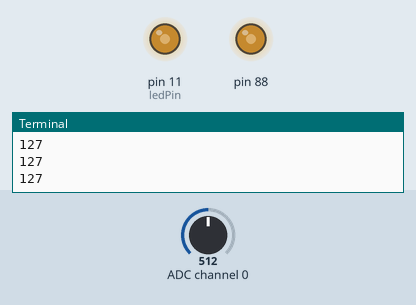
The program below on a simulated Raspberry Pi (header pin numbers). On the bench: output pins drawn as LEDs (lit = HIGH), the last lines printed to the terminal. The inputs (shaded band) are chosen by the test bench; at power-on: ADC channel 0 = 512 (analog values on the 0–1023 scale).

Above: at 1.2 s.
1.3 s: ADC channel 0 set to 716
At 1.8 s:
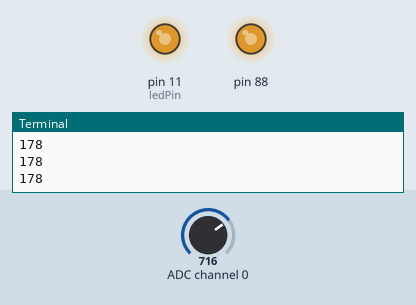
2.9 s: ADC channel 0 set to 900
At 3.5 s:
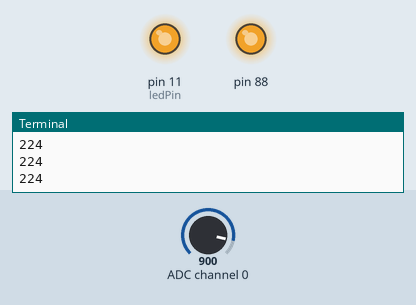
4.5 s: ADC channel 0 set to 122
At 5.2 s:
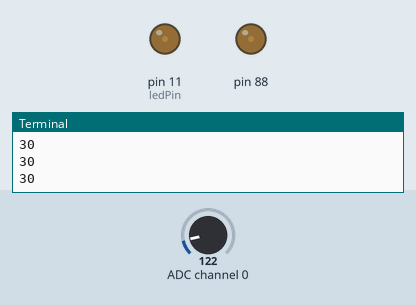
6.1 s: ADC channel 0 set to 0
At 6.9 s:
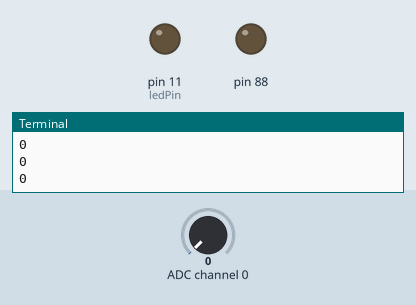
7.7 s: ADC channel 0 set to 511
At 8.6 s:
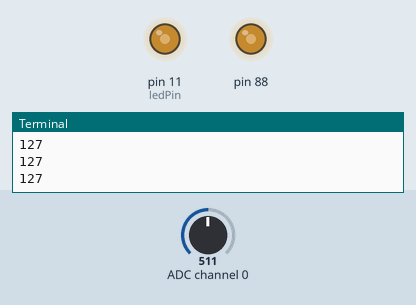
Timing chart, 0 to 10.3 s (numbered marks = the images above; inputs shaded):
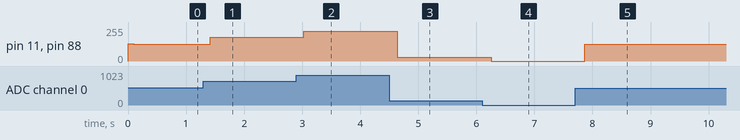

The program:

SOFTLIGHT.py
```python
import smbus
import RPi.GPIO as GPIO
import time
#make sure you are connecting potentiometer with (-)(1)--variable to (2) and last point to (+)
# wiring is crucial as sometimes pin numbers may be confusing

# I was not able to detect i2C due to wiring error.
# need to retake look and after correcting pot wiring I was
# able to detect $> i2cdetect -y 1 at 0X48


address = 0x48
bus= smbus.SMBus(1)
ledPin = 11
cmd = 0x40

def setup():
    global p
    GPIO.setmode(GPIO.BOARD)
    GPIO.setup(ledPin, GPIO.OUT)
    GPIO.output(ledPin, GPIO.LOW)
    p = GPIO.PWM(ledPin, 1000)
    p.start(0)


def analogRead(channel):
    value = bus.read_byte_data(address, cmd+channel)
    return value

def analogWrite(value):
    bus.write_byte_data(address, cmd, value)

def loop():
    while True:
        value = analogRead(0)
        print(value)
        analogWrite(value)
#        voltage = value/255.0 * 3.3 # this is calculated based on vcc
#       print("Digital Value:%.2f",voltage)

        #print("ADC value: %d, Val: %.2f" %(value. voltage))
        p.ChangeDutyCycle(value*100/255)
        time.sleep(0.1)

def destroy():
    bus.close()
    GPIO.cleanup()

if __name__== "__main__" :
    print("Program Started")
    setup() # do not miss this if you are using previous code
    try:
        loop()
    except KeyboardInterrupt:
        destroy()
```

Measured:
- after the input at 1.3 s, pin 11 (ledPin), pin 88: 127/255 → 178/255 after 0.11 s
- after the input at 2.9 s, pin 11 (ledPin), pin 88: 178/255 → 224/255 after 0.13 s
- after the input at 4.5 s, pin 11 (ledPin), pin 88: 224/255 → 30/255 after 0.14 s
- after the input at 6.1 s, pin 11 (ledPin), pin 88: 30/255 → 0/255 after 0.15 s
- after the input at 7.7 s, pin 11 (ledPin), pin 88: 0/255 → 127/255 after 0.17 s
